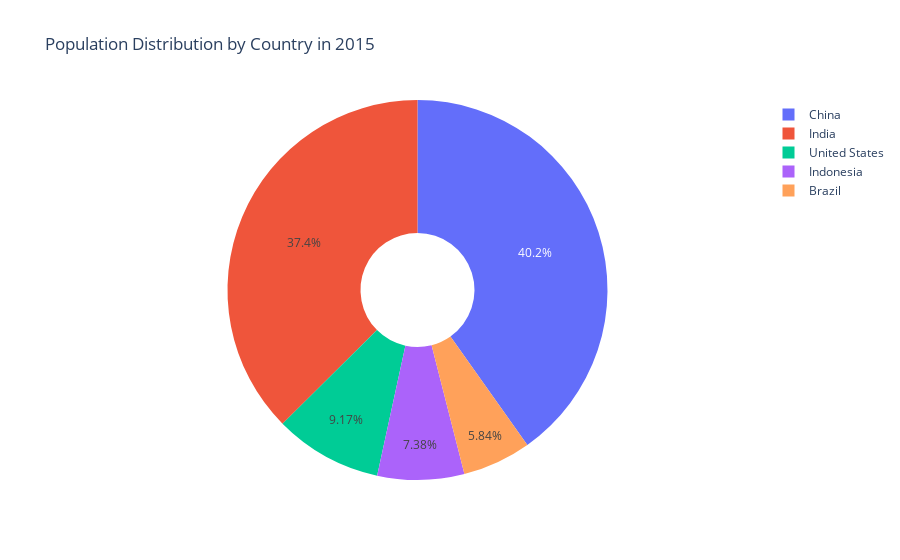

The notebook cell this image was saved under:
### Code cell
# Plot pie chart

fig = px.pie(df_pivot_2015_melt, names='country', values='population',
             title='Population Distribution by Country in 2015',
             labels={'country': 'Country', 'population': 'Population'},
             hole=0.3)  # optional: makes it a donut chart
fig.show()

### Figure 1 — Plotly figure (JSON) as saved in the notebook; plotly's stock layout.template omitted (floating-point values rounded to 4 significant figures)
{"data": [{"domain": {"x": [0, 1], "y": [0, 1]}, "hole": 0.3, "hovertemplate": "Country=%{label}<br>Population=%{value}<extra></extra>", "labels": ["United States", "India", "China", "Indonesia", "Brazil"], "legendgroup": "", "name": "", "showlegend": true, "type": "pie", "values": [320900000.0, 1310000000.0, 1407000000.0, 258400000.0, 204500000.0]}], "layout": {"legend": {"tracegroupgap": 0}, "title": {"text": "Population Distribution by Country in 2015"}}}
